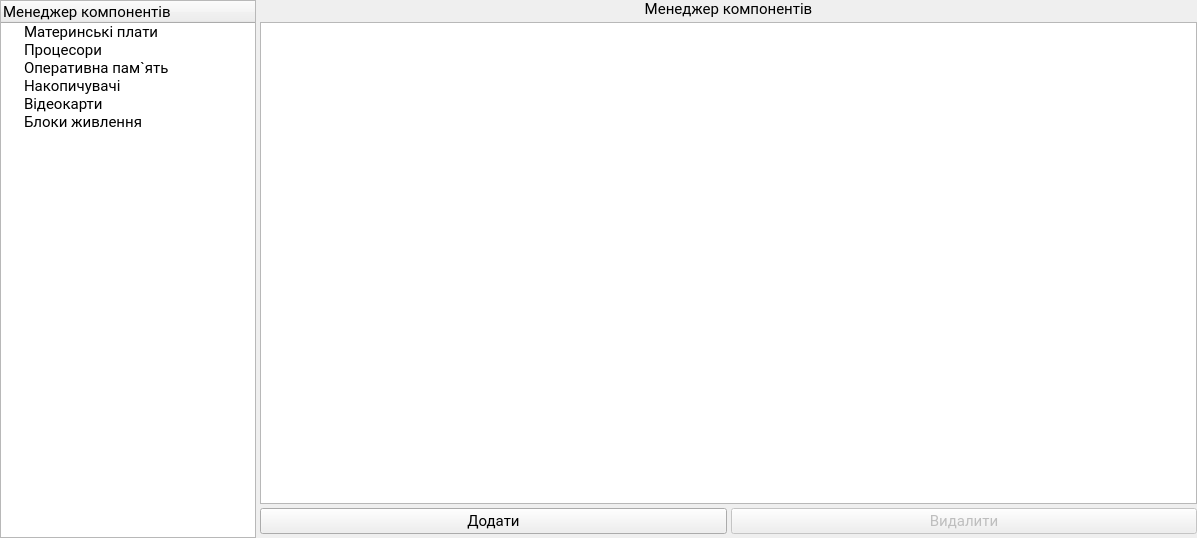
<?xml version="1.0" encoding="UTF-8"?>
<ui version="4.0">
 <class>ComponentsManager</class>
 <widget class="QWidget" name="ComponentsManager">
  <property name="geometry">
   <rect>
    <x>0</x>
    <y>0</y>
    <width>1197</width>
    <height>538</height>
   </rect>
  </property>
  <property name="windowTitle">
   <string>Менеджер компонентів</string>
  </property>
  <layout class="QVBoxLayout" name="verticalLayout" stretch="0">
   <property name="leftMargin">
    <number>0</number>
   </property>
   <property name="topMargin">
    <number>0</number>
   </property>
   <property name="rightMargin">
    <number>0</number>
   </property>
   <property name="bottomMargin">
    <number>0</number>
   </property>
   <item>
    <layout class="QGridLayout" name="gridLayout" columnstretch="0,1">
     <property name="topMargin">
      <number>0</number>
     </property>
     <property name="bottomMargin">
      <number>0</number>
     </property>
     <property name="spacing">
      <number>4</number>
     </property>
     <item row="1" column="1">
      <widget class="QTableView" name="tableView">
       <property name="font">
        <font>
         <family>Roboto</family>
         <pointsize>11</pointsize>
        </font>
       </property>
      </widget>
     </item>
     <item row="0" column="1">
      <widget class="QLabel" name="labelComponent">
       <property name="font">
        <font>
         <family>Roboto</family>
         <pointsize>11</pointsize>
        </font>
       </property>
       <property name="text">
        <string>Менеджер компонентів</string>
       </property>
       <property name="alignment">
        <set>Qt::AlignCenter</set>
       </property>
      </widget>
     </item>
     <item row="2" column="1">
      <layout class="QHBoxLayout" name="horizontalLayout">
       <property name="spacing">
        <number>4</number>
       </property>
       <property name="bottomMargin">
        <number>4</number>
       </property>
       <item>
        <widget class="QPushButton" name="addComponentButton">
         <property name="enabled">
          <bool>true</bool>
         </property>
         <property name="font">
          <font>
           <family>Roboto</family>
           <pointsize>11</pointsize>
          </font>
         </property>
         <property name="text">
          <string>Додати</string>
         </property>
        </widget>
       </item>
       <item>
        <widget class="QPushButton" name="deleteComponentButton">
         <property name="enabled">
          <bool>false</bool>
         </property>
         <property name="font">
          <font>
           <family>Roboto</family>
           <pointsize>11</pointsize>
          </font>
         </property>
         <property name="text">
          <string>Видалити</string>
         </property>
        </widget>
       </item>
      </layout>
     </item>
     <item row="0" column="0" rowspan="3">
      <widget class="QTreeWidget" name="treeWidget">
       <property name="font">
        <font>
         <family>Roboto</family>
         <pointsize>11</pointsize>
        </font>
       </property>
       <property name="layoutDirection">
        <enum>Qt::LeftToRight</enum>
       </property>
       <property name="textElideMode">
        <enum>Qt::ElideRight</enum>
       </property>
       <property name="autoExpandDelay">
        <number>-1</number>
       </property>
       <property name="indentation">
        <number>20</number>
       </property>
       <property name="itemsExpandable">
        <bool>true</bool>
       </property>
       <property name="sortingEnabled">
        <bool>false</bool>
       </property>
       <property name="animated">
        <bool>false</bool>
       </property>
       <property name="expandsOnDoubleClick">
        <bool>false</bool>
       </property>
       <attribute name="headerCascadingSectionResizes">
        <bool>true</bool>
       </attribute>
       <attribute name="headerHighlightSections">
        <bool>false</bool>
       </attribute>
       <column>
        <property name="text">
         <string>Менеджер компонентів</string>
        </property>
       </column>
       <item>
        <property name="text">
         <string>Материнські плати</string>
        </property>
       </item>
       <item>
        <property name="text">
         <string>Процесори</string>
        </property>
       </item>
       <item>
        <property name="text">
         <string>Оперативна пам`ять</string>
        </property>
       </item>
       <item>
        <property name="text">
         <string>Накопичувачі</string>
        </property>
       </item>
       <item>
        <property name="text">
         <string>Відеокарти</string>
        </property>
       </item>
       <item>
        <property name="text">
         <string>Блоки живлення</string>
        </property>
       </item>
      </widget>
     </item>
    </layout>
   </item>
  </layout>
 </widget>
 <resources/>
 <connections/>
</ui>
